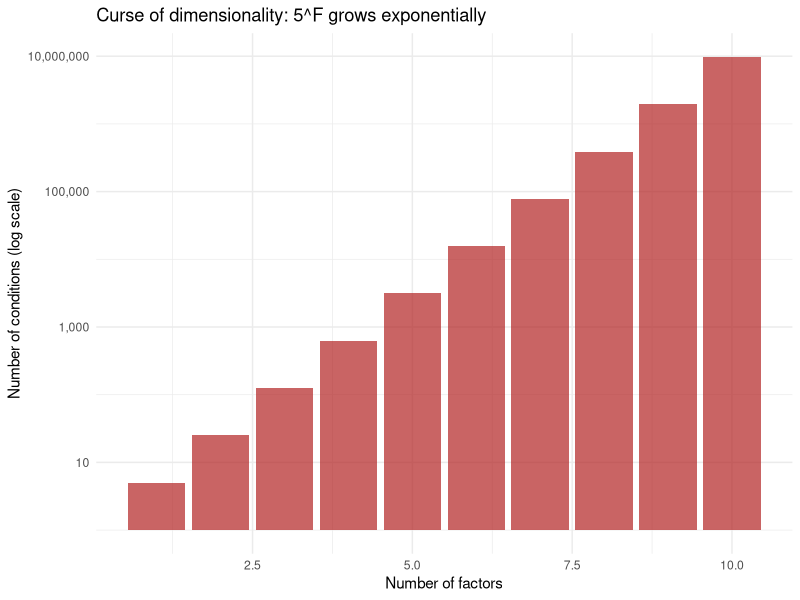
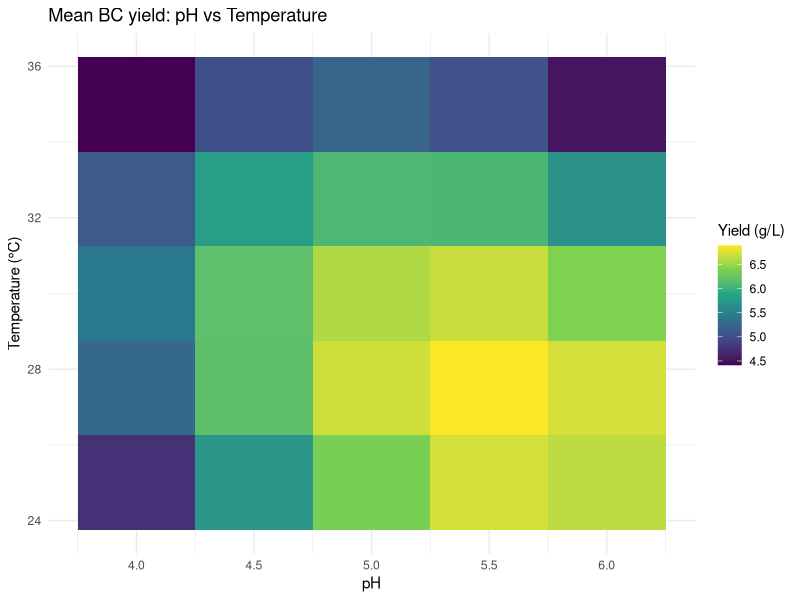
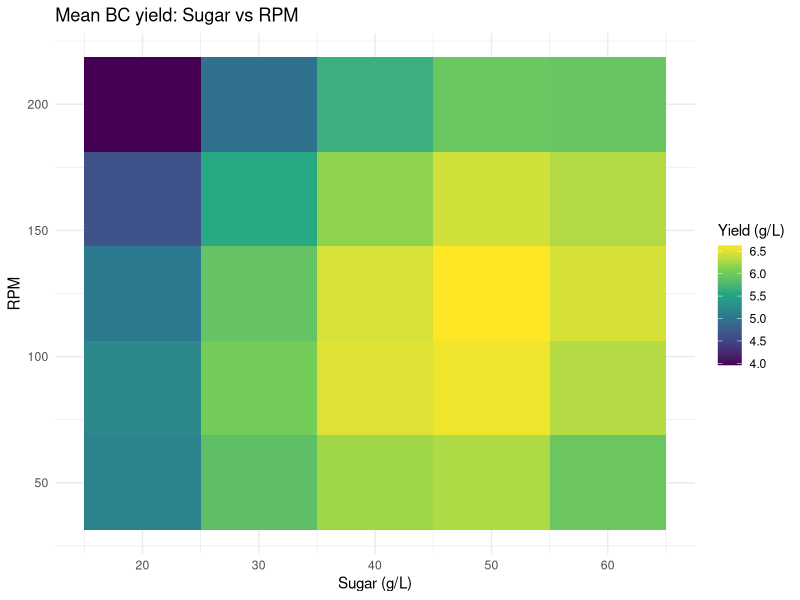

These charts were generated, in order, by the following R code:
## ---- chunk 1
knitr::opts_chunk$set(echo = TRUE, message = FALSE, warning = FALSE)
## ---- chunk 2
library(tidyverse)
library(scales)
library(viridis)
df <- read_csv("../data/bc_full_factorial_dataset.csv", show_col_types = FALSE)
## ---- chunk 3
# Build a lookup from condition_id to mean yield
eval_counter <- 0

evaluate <- function(condition_id) {
  eval_counter <<- eval_counter + 1  # <<- modifies the global variable
  cond <- df %>% filter(condition_id == !!condition_id)
  return(mean(cond$BC_yield_gL))
}
## ---- chunk 4
# Get all unique conditions
conditions <- unique(df$condition_id)

# Evaluate every condition
results <- tibble(
  condition_id = conditions,
  mean_yield = sapply(conditions, evaluate)
)

cat(sprintf("Evaluated %d conditions\n", nrow(results)))

# Find the best
best <- results %>% filter(mean_yield == max(mean_yield))
cat(sprintf("Best condition: ID = %d, mean yield = %.3f g/L\n",
            best$condition_id, best$mean_yield))

# Show the parameters of the best condition
best_params <- df %>%
  filter(condition_id == best$condition_id) %>%
  slice(1) %>%
  select(pH, Temp_C, RPM, Inoculum_pct, Sugar_gL)
print(best_params)
## ---- chunk 5
L <- 5  # levels per factor
factors <- 1:10
conditions <- L^factors

tibble(Factors = factors, Conditions = conditions) %>%
  ggplot(aes(x = Factors, y = Conditions)) +
  geom_col(fill = "firebrick", alpha = 0.7) +
  scale_y_log10(labels = comma) +
  labs(x = "Number of factors", y = "Number of conditions (log scale)",
       title = "Curse of dimensionality: 5^F grows exponentially") +
  theme_minimal()
## ---- chunk 6
heatmap_data <- df %>%
  group_by(pH, Temp_C) %>%
  summarise(mean_yield = mean(BC_yield_gL), .groups = "drop")

ggplot(heatmap_data, aes(x = pH, y = Temp_C, fill = mean_yield)) +
  geom_tile() +
  scale_fill_viridis_c() +
  labs(x = "pH", y = "Temperature (°C)", fill = "Yield (g/L)",
       title = "Mean BC yield: pH vs Temperature") +
  theme_minimal()
## ---- chunk 7
heatmap2 <- df %>%
  group_by(Sugar_gL, RPM) %>%
  summarise(mean_yield = mean(BC_yield_gL), .groups = "drop")

ggplot(heatmap2, aes(x = Sugar_gL, y = RPM, fill = mean_yield)) +
  geom_tile() +
  scale_fill_viridis_c() +
  labs(x = "Sugar (g/L)", y = "RPM", fill = "Yield (g/L)",
       title = "Mean BC yield: Sugar vs RPM") +
  theme_minimal()
